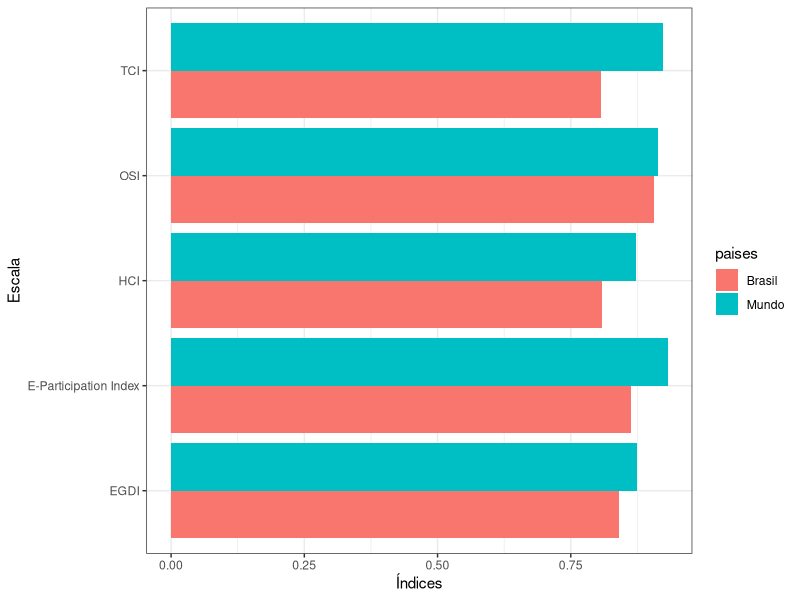

This figure's R source:
library(tidyverse)
library(tidyr)
library(e1071)

egdi <- read.csv('EGOV_DATA_2024.csv') %>%
    arrange(Country.Name) %>%
    select(
            Country.Name,
            E.Government.Index,
            E.Participation.Index, 
            Online.Service.Index, 
            Human.Capital.Index, 
            Telecommunication.Infrastructure.Index
        )

egdi_brasil <- egdi %>% 
    filter(Country.Name == 'Brazil')

egdi_mundo <- egdi %>% 
    filter(Country.Name != 'Brazil')

print(skewness(egdi_mundo$E.Government.Index))

df = data.frame(
    paises = c(
        'Mundo', 
        'Brasil'),
    egdi = c(
        median(egdi_mundo$E.Government.Index),
        egdi_brasil$E.Government.Index
    ),
    epart = c(
        median(egdi_mundo$E.Participation.Index),
        egdi_brasil$E.Participation.Index
    ),
    osi = c(
        median(egdi_mundo$Online.Service.Index),
        egdi_brasil$Online.Service.Index
    ),
    hci = c(
        median(egdi_mundo$Human.Capital.Index),
        egdi_brasil$Human.Capital.Index
    ),
    tci = c(
        median(egdi_mundo$Telecommunication.Infrastructure.Index),
        egdi_brasil$Telecommunication.Infrastructure.Index
    )
)

df_long <- df %>%
  pivot_longer(cols = -paises,
               names_to = "indicador",
               values_to = "valor")

ggplot(df_long, aes(indicador, valor, fill = paises)) +
    geom_col(position = "dodge") +
    scale_x_discrete(labels = c('EGDI', 'E-Participation Index', 'HCI', 'OSI', 'TCI')) +
    coord_cartesian(ylim = c(0, 1)) +
    labs(
        y = 'Índices',
        x = 'Escala'
    ) +
    theme_bw() +
    coord_flip()
